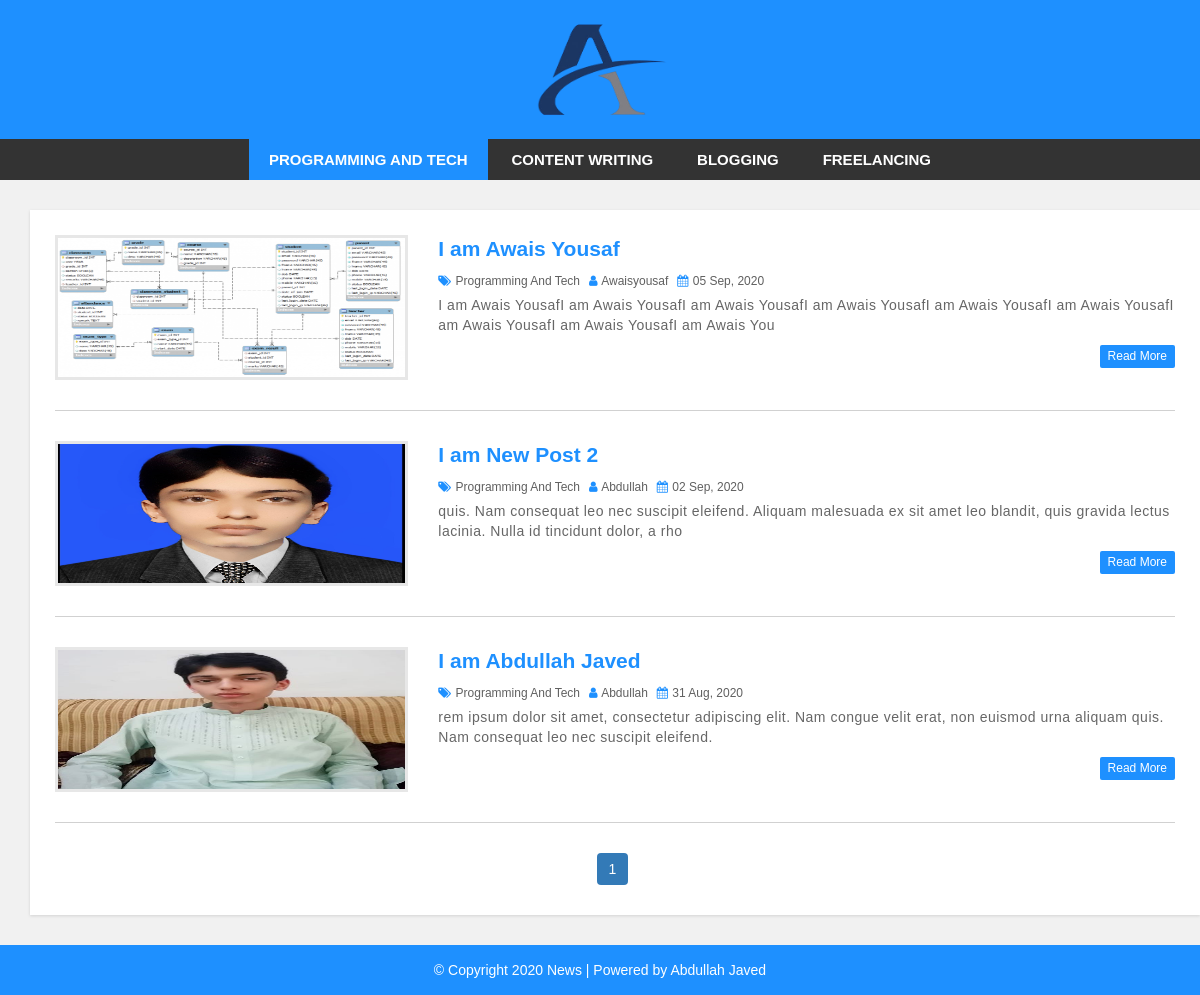
The app's page /blog/category.php?cid=1 with its own data.
### tables this page shows
CREATE TABLE `category` (
  `category_id` int(11) NOT NULL,
  `category_name` varchar(100) NOT NULL,
  `post` int(11) NOT NULL DEFAULT 0
);

CREATE TABLE `post` (
  `post_id` int(11) NOT NULL,
  `title` varchar(100) NOT NULL,
  `description` text NOT NULL,
  `category` varchar(100) NOT NULL,
  `post_date` varchar(50) NOT NULL,
  `author` int(11) NOT NULL,
  `post_img` varchar(100) NOT NULL
);

CREATE TABLE `user` (
  `user_id` int(10) UNSIGNED NOT NULL,
  `first_name` varchar(30) NOT NULL,
  `last_name` varchar(30) NOT NULL,
  `username` varchar(30) DEFAULT NULL,
  `password` varchar(40) DEFAULT NULL,
  `role` int(11) NOT NULL
);

### blog/category.php (the view, shortened to what this page needs)
<?php include 'header.php'; ?>
    <div id="main-content">
      <div class="container">
        <div class="row">
            <div class="col-md-8">
                <div class="post-container container">
                  <?php
                    include 'config.php';
                    $limit= 4;
                    if (isset($_GET['cid'])) {
                        $cat_id= $_GET['cid'];
                    }
                    if (isset($_GET['page'])) {
                       $page= $_GET['page'];
                   }else{
                       $page=1;
                   }
                    $offset= ($page-1) * $limit;
                    $sql= "SELECT * FROM post LEFT JOIN category ON post.category=category.category_id LEFT JOIN user ON
                    post.author= user.user_id WHERE post.category= $cat_id ORDER BY post.post_id DESC LIMIT $offset,$limit";
                       $result= mysqli_query($con,$sql);
                       if (mysqli_num_rows($result)>0) {
                        while ($row= mysqli_fetch_assoc($result)) {
                    ?>
                        <div class="post-content">
                            <div class="row">
                                <div class="col-md-4">
                                    <a class="post-img" href="single.php?id=<?php  echo $row['post_id']; ?>"><img src="admin/upload/<?php echo $row['post_img'];   ?>" alt=""/></a>
                                </div>
                                <div class="col-md-8">
                                    <div class="inner-content clearfix">
                                        <h3><a href='single.php?id=<?php  echo $row['post_id']; ?>'><?php echo $row['title'];   ?></a></h3>
                                        <div class="post-information">
                                            <span>
                                                <i class="fa fa-tags" aria-hidden="true"></i>
                                                <a href='category.php'><?php echo $row['category_name'];   ?></a>
                                            </span>
                                            <span>
                                                <i class="fa fa-user" aria-hidden="true"></i>
                                                <a href=''><?php echo $row['username'];   ?></a>
                                            </span>
                                            <span>
                                                <i class="fa fa-calendar" aria-hidden="true"></i>
                                             <?php  echo $row['post_date'];  ?>
                                            </span>
                                        </div>
                                        <p class="description"><?php echo substr($row['description'],0,150);   ?>
                                        </p>
                                        <a class='read-more pull-right' href='single.php?id=<?php  echo $row['post_id']; ?>'>read more</a>
                                    </div>
                                </div>
                            </div>
                        </div>
                        <?php
                        }
                    }
                    $sql1= "SELECT post from category where category_id= $cat_id";
                    $result1= mysqli_query($con,$sql1);
                    if (mysqli_num_rows($result1)>0) {
                        $row1= mysqli_fetch_assoc($result1);
   $total_rec= $row1['post'];
   $total_pages= ceil($total_rec / $limit);
      echo "<ul class='pagination admin-pagination'>";
   for ($i=1; $i<=$total_pages ; $i++) {
       if ($i==$page) {
           $active= "active";
       }else{
           $active="";
       }
     echo  '<li class="'.$active.'"><a href="category.php?cid='.$cat_id.'&page='.$i.'">'.$i.'</a></li>';
   }
 echo "</ul>";
}
?>
                </div>
            </div>
        </div>
      </div>
    </div>
<?php include 'footer.php'; ?>

### blog/header.php (shortened to what this page needs)
<!DOCTYPE html>
<html lang="en">
<head>
    <link rel="stylesheet" href="css/bootstrap.min.css" />
    <link rel="stylesheet" href="css/font-awesome.css">
    <link rel="stylesheet" href="css/style.css">
</head>
<body>
<div id="header">
    <div class="container">
        <div class="row">
            <div class=" col-md-offset-4 col-md-4">
                <a href="index.php" id="logo"><img style="width:58%;" src="images/logo.png"></a>
            </div>
        </div>
    </div>
</div>
<div id="menu-bar">
    <div class="container">
        <div class="row">
            <div class="col-md-12">
            <?php
               include 'config.php';
               if (isset($_GET['cid'])) {
                   $cat_id= $_GET['cid'];
               }
               $sql= "SELECT * FROM category WHERE post > 0";
               $result= mysqli_query($con,$sql);
               if (mysqli_num_rows($result)>0) {
                   $active= "";
            ?>
                <ul class='menu'>
                <?php
                   while($row= mysqli_fetch_assoc($result)) {
                    if (isset($_GET['cid'])) {
                        if ($row['category_id'] == $cat_id) {
                            $active= "active";
                        }else{
                            $active= "";
                        }
                    }
                          ?>
                    <li><a class='<?php  echo $active; ?>' href='category.php?cid=<?php  echo $row['category_id']; ?> '><?php  echo $row['category_name'];?></a></li>
                <?php  }  ?>
                </ul>
               <?php  } ?>
            </div>
        </div>
    </div>
</div>

### blog/css/style.css (style rules this page uses)
body { background: #f1f1f1; font-family: sans-serif,arial,Helvetica; }
a, a:hover, a:focus { text-decoration: none; outline: none; }
ul { margin:0; padding:0; list-style:none; }
#header { background: #1e90ff; text-align: center; padding: 15px; }
#logo { display: inline-block; width: 65%; }
#logo img { width: 100%; }
#menu-bar { background: #333; text-align: center; }
#menu-bar .menu > li { display: inline-block; }
.menu > li > a { padding: 10px 20px; display: block; text-transform: uppercase; color: #fff; font-size: 15px; font-weight:600; transition:all 0.5s ease 0s; }
#menu-bar .menu > li > a:hover, #menu-bar .menu > li > a.active { color:#fff; background:#1e90ff; }
#main-content { padding: 30px 0; min-height: 750px; }
#main-content .post-container { background-color: #fff; padding: 25px; box-shadow: 0 1px 3px rgba(0, 0, 0, 0.13); }
#main-content .post-content { border-bottom: 1px solid #d1d1d1; padding: 0 0 30px; margin-bottom:30px; }
#main-content .post-content img { width: 100%; height: 100%; }
#main-content .post-content .post-img { border: 3px solid #e7e7e7; display: block; height: 145px; overflow: hidden; transition: border .3s; }
#main-content .post-content h3 { font-size: 21px; line-height: 28px; font-weight: 600; margin: 0 0 7px; }
#main-content .post-content h3 a { color: #1e90ff; transition:all 0.3s; }
#main-content .post-content .post-information span { color: #606060; font-size: 12px; text-transform: capitalize; margin: 0 5px 5px 0; display: inline-block; }
#main-content .post-content .post-information i { color: #1e90ff; margin-right: 1px; }
#main-content .post-content .post-information a { color: #606060; text-decoration: none; }
#main-content .post-content p, #main-content .single-post p { color: #666; font-size: 14px; letter-spacing: 0.5px; margin:0 0 10px; }
#main-content .post-content a.read-more { color: #fff; background-color: #1E90FF; font-size: 12px; text-transform: capitalize; padding: 3px 8px; border-radius: 2px; transition: all 0.3s; }
.pagination { display: block; text-align: center; margin: 0; }
.pagination li { display:inline-block; margin: 0 5px 0 0; }
.pagination li a { border: none; background: #1e90ff; color: #fff; }
i.fa { color:#222; }

### records on screen
category: category_name "PROGRAMMING AND TECH"
category: category_name "CONTENT WRITING"
category: category_name "BLOGGING"
category: category_name "FREELANCING"
post: post_img (picture), title "I am Awais Yousaf", category.category_name "Programming And Tech", user.username "Awaisyousaf", post_date "05 Sep, 2020", description "I am Awais YousafI am Awais YousafI am Awais YousafI am Awais YousafI am Awais YousafI am Awais YousafI am Awais YousafI am Awais YousafI am Awais You"
post: post_img (picture), title "I am New Post 2", category.category_name "Programming And Tech", user.username "Abdullah", post_date "02 Sep, 2020", description "quis. Nam consequat leo nec suscipit eleifend. Aliquam malesuada ex sit amet leo blandit, quis gravida lectus lacinia. Nulla id tincidunt dolor, a rho"
post: post_img (picture), title "I am Abdullah Javed", category.category_name "Programming And Tech", user.username "Abdullah", post_date "31 Aug, 2020", description "rem ipsum dolor sit amet, consectetur adipiscing elit. Nam congue velit erat, non euismod urna aliquam quis. Nam consequat leo nec suscipit eleifend."
